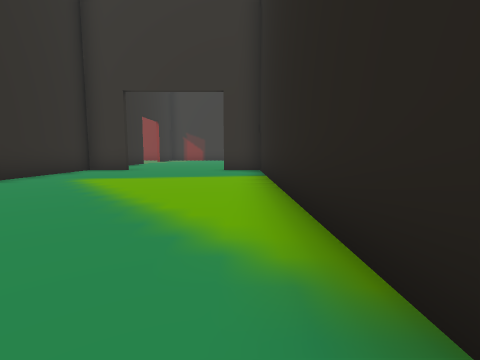
view 1 (above)

16 first-person views from a walk through a Unity game level. The camera is 1.2 m above the floor, tilts 6° down and sees 85° across. The floor is counted in squares, 2 m on a side. Each view is taken from the middle of a square. On the plan, view 1 faces up. The plan holds only what a view shows up to about 9 squares ahead; the rest is blank. The place goes on beyond the plan. Some animated figures are not drawn.

view 2
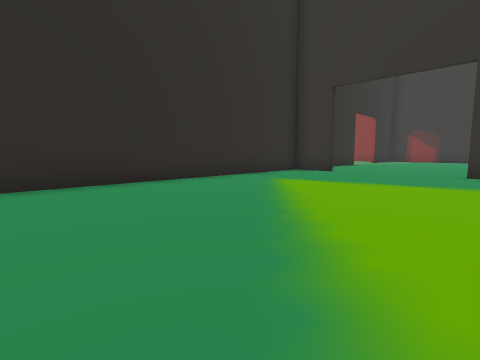

view 3
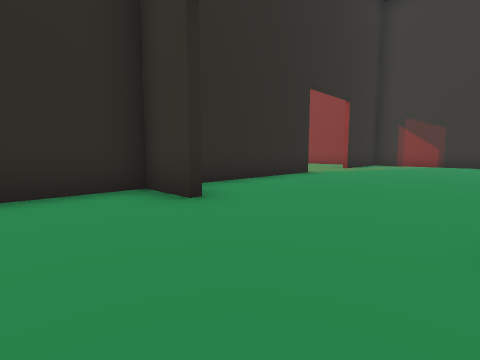

view 4
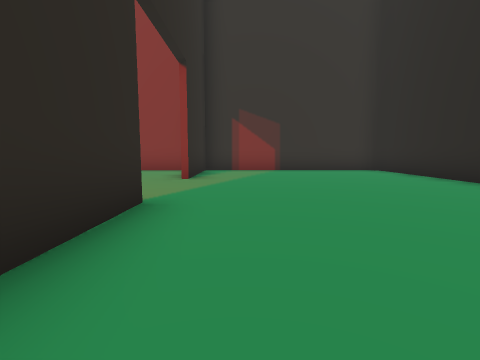

view 5
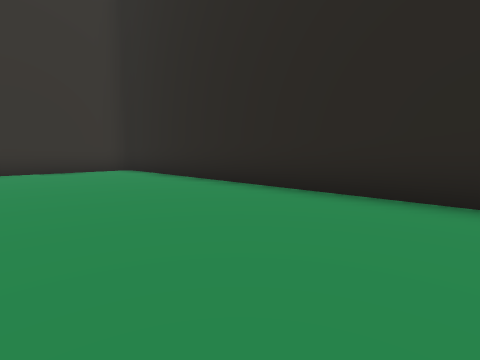

view 6
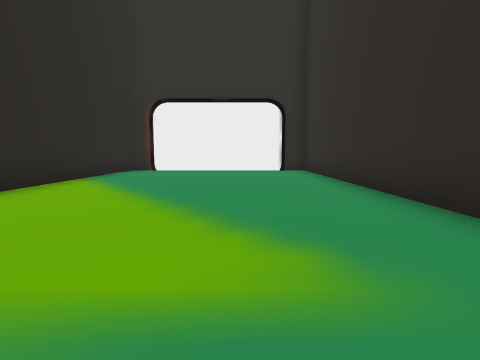

view 7
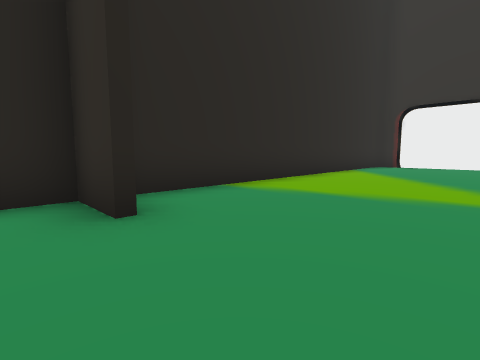

view 8
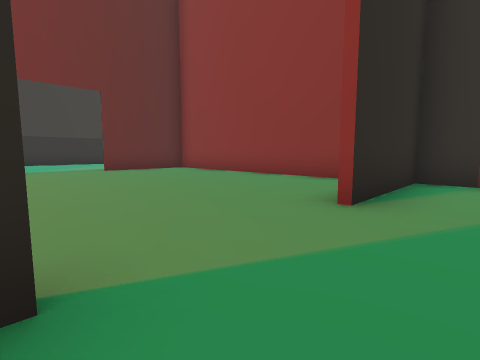

view 9
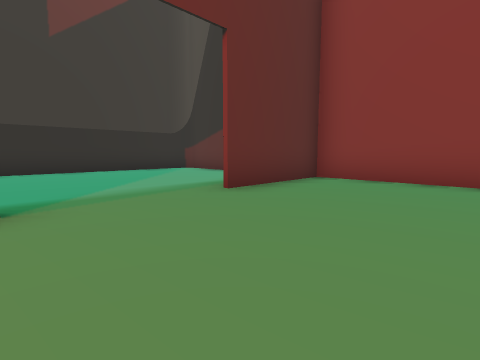

view 10
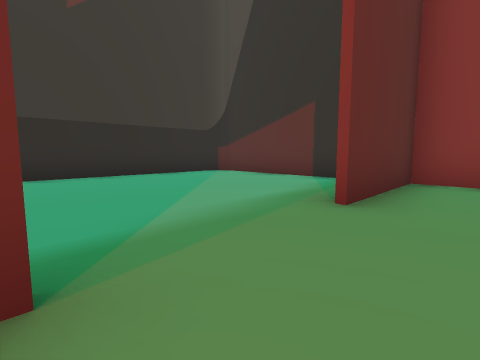

view 11
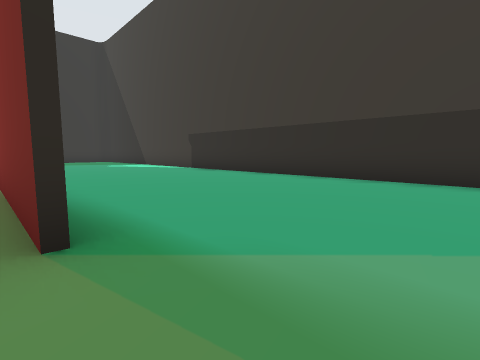

view 12
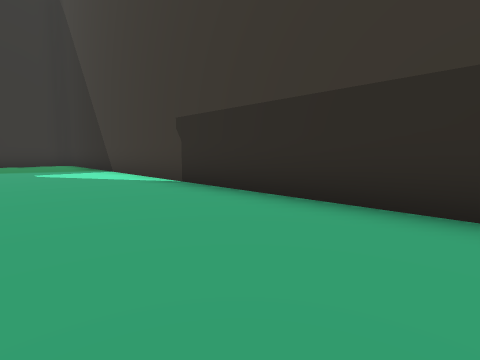

view 13
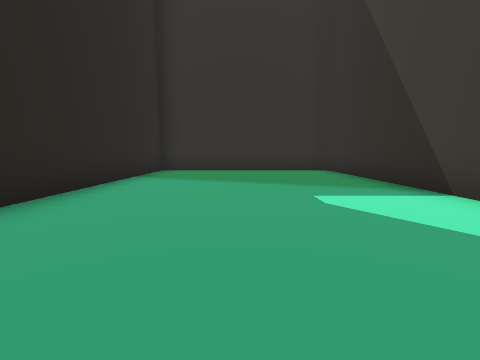

view 14
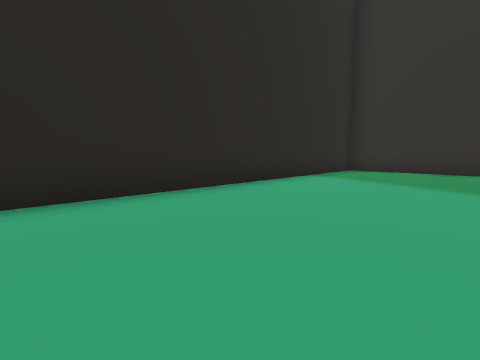

view 15
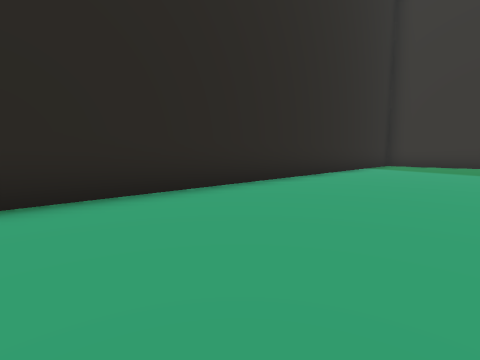

view 16
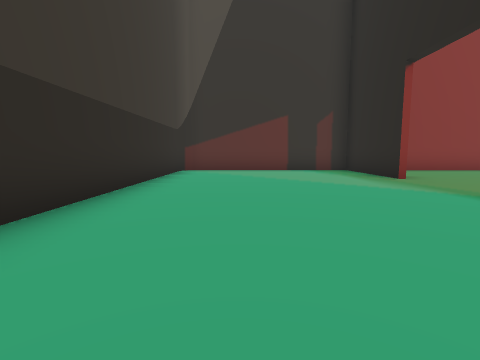

### Floor plan
Points are (right, up) in squares from view 1. A wall is a line through its corners. A room is listed if a view was taken in it or the views show most of it. See-through windows are left out.
Room 1 (views 1, 2, 3, 4, 5, 6, 7, 8)
walls: (-0.6, 9.1) (0.7, 9.1) (0.7, 19.5); (-3.9, 9) (-5.2, 9); (-5.2, 14.1) (-5.2, -1.9) (0.4, -1.9); (0.7, -1.4) (0.7, 9) (-0.6, 9); (0.4, 20) (-5.2, 20) (-5.2, 16.9)
ways out: opening at (-5, 15.5) to room 2
Room 2 (views 9, 10)
walls: (-13.2, 14.1) (-13.2, 10.6); (-13.2, 20) (-13.2, 16.9); (-5.9, 20) (-13.1, 20)
ways out: opening at (-5, 15.5) to room 1; opening at (-13, 15.5) to room 3
Room 3 (views 11, 12, 13, 14, 15, 16)
walls: (-13.4, 16.9) (-13.4, 20); (-19, 19.5) (-19, -1.4); (-18.6, -1.9) (-13.4, -1.9) (-13.4, 10.9); (-13.1, 20) (-18.6, 20)
ways out: opening at (-13, 15.5) to room 2

Positions as (right, up) in squares from view 1, and headings:
1: (0, 0), facing up
2: (0, 1), facing up-left
3: (-1, 7), facing up-left
4: (-4, 11), facing up
5: (-3, 11), facing up-right
6: (-3, 7), facing down
7: (-3, 10), facing down-right
8: (-4, 14), facing up-left
9: (-10, 14), facing up-left
10: (-12, 14), facing up-left
11: (-13, 16), facing down-left
12: (-16, 12), facing down-left
13: (-16, 7), facing down
14: (-17, 7), facing down-right
15: (-17, 11), facing down-right
16: (-17, 11), facing up
